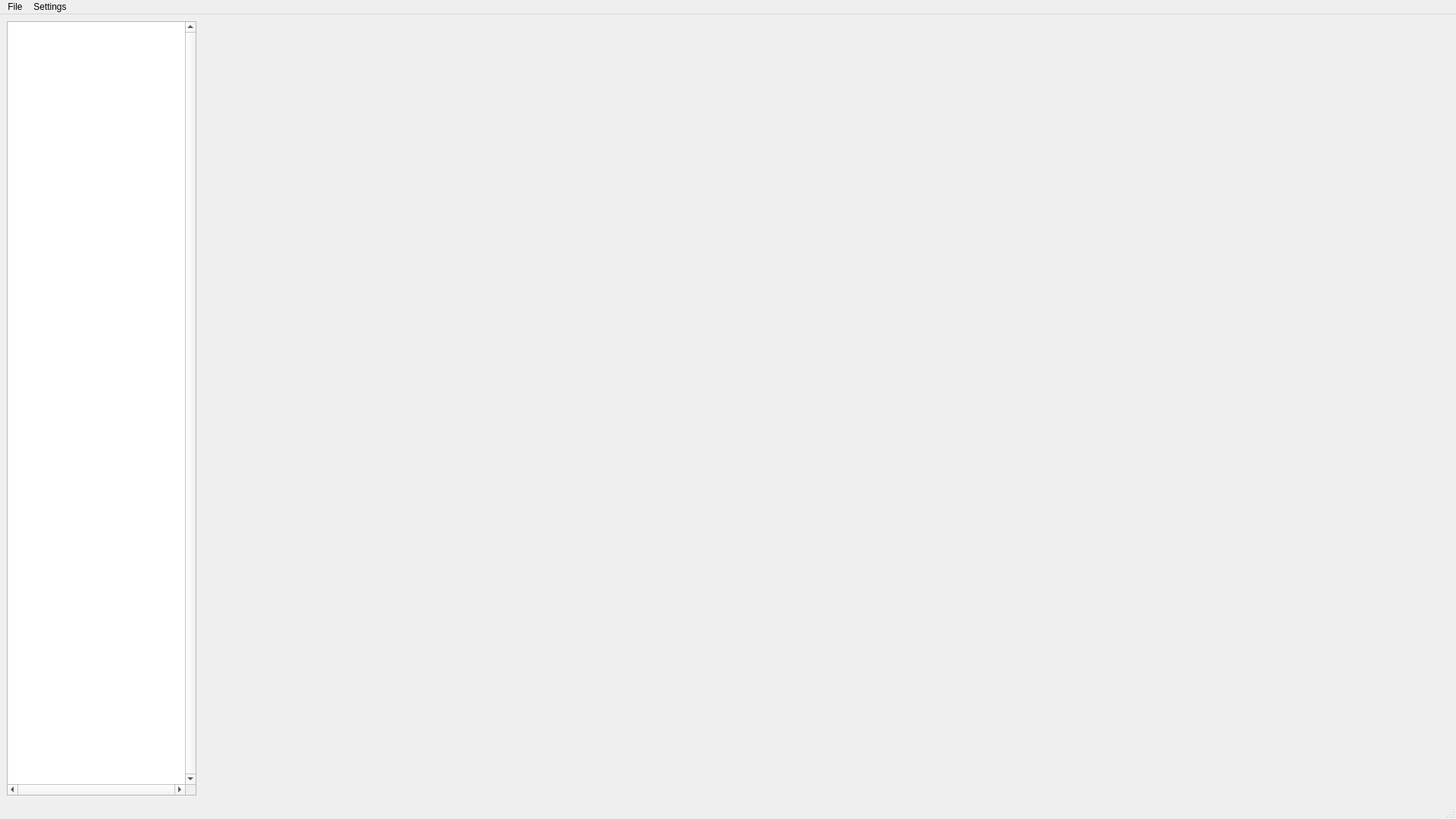
<?xml version="1.0" encoding="UTF-8"?>
<ui version="4.0">
 <class>MainWindow</class>
 <widget class="QMainWindow" name="MainWindow">
  <property name="geometry">
   <rect>
    <x>0</x>
    <y>0</y>
    <width>1920</width>
    <height>1080</height>
   </rect>
  </property>
  <property name="sizePolicy">
   <sizepolicy hsizetype="Expanding" vsizetype="Expanding">
    <horstretch>0</horstretch>
    <verstretch>0</verstretch>
   </sizepolicy>
  </property>
  <property name="windowTitle">
   <string>MainWindow</string>
  </property>
  <widget class="QWidget" name="centralwidget">
   <layout class="QHBoxLayout" name="horizontalLayout_2">
    <item>
     <layout class="QHBoxLayout" name="horizontalLayout">
      <item>
       <widget class="QTreeView" name="Model">
        <property name="sizePolicy">
         <sizepolicy hsizetype="Expanding" vsizetype="Expanding">
          <horstretch>0</horstretch>
          <verstretch>0</verstretch>
         </sizepolicy>
        </property>
        <property name="minimumSize">
         <size>
          <width>250</width>
          <height>0</height>
         </size>
        </property>
        <property name="maximumSize">
         <size>
          <width>250</width>
          <height>16777215</height>
         </size>
        </property>
        <property name="frameShape">
         <enum>QFrame::StyledPanel</enum>
        </property>
        <property name="verticalScrollBarPolicy">
         <enum>Qt::ScrollBarAlwaysOn</enum>
        </property>
        <property name="horizontalScrollBarPolicy">
         <enum>Qt::ScrollBarAlwaysOn</enum>
        </property>
        <property name="sizeAdjustPolicy">
         <enum>QAbstractScrollArea::AdjustToContentsOnFirstShow</enum>
        </property>
        <property name="textElideMode">
         <enum>Qt::ElideNone</enum>
        </property>
        <property name="horizontalScrollMode">
         <enum>QAbstractItemView::ScrollPerItem</enum>
        </property>
        <property name="autoExpandDelay">
         <number>3</number>
        </property>
        <property name="sortingEnabled">
         <bool>false</bool>
        </property>
        <property name="headerHidden">
         <bool>true</bool>
        </property>
        <attribute name="headerVisible">
         <bool>false</bool>
        </attribute>
        <attribute name="headerMinimumSectionSize">
         <number>250</number>
        </attribute>
        <attribute name="headerDefaultSectionSize">
         <number>500</number>
        </attribute>
        <attribute name="headerStretchLastSection">
         <bool>true</bool>
        </attribute>
       </widget>
      </item>
      <item>
       <widget class="QStackedWidget" name="WorkingSpace">
        <property name="sizePolicy">
         <sizepolicy hsizetype="Expanding" vsizetype="Expanding">
          <horstretch>1</horstretch>
          <verstretch>1</verstretch>
         </sizepolicy>
        </property>
        <property name="currentIndex">
         <number>1</number>
        </property>
        <widget class="QWidget" name="fit2Dpage">
         <property name="sizePolicy">
          <sizepolicy hsizetype="Expanding" vsizetype="Expanding">
           <horstretch>1</horstretch>
           <verstretch>1</verstretch>
          </sizepolicy>
         </property>
         <layout class="QVBoxLayout" name="verticalLayout">
          <item>
           <layout class="QHBoxLayout" name="UpperPlots"/>
          </item>
          <item>
           <spacer name="verticalSpacer">
            <property name="orientation">
             <enum>Qt::Vertical</enum>
            </property>
            <property name="sizeType">
             <enum>QSizePolicy::Fixed</enum>
            </property>
            <property name="sizeHint" stdset="0">
             <size>
              <width>1</width>
              <height>1</height>
             </size>
            </property>
           </spacer>
          </item>
          <item>
           <layout class="QHBoxLayout" name="MainPlot"/>
          </item>
          <item>
           <spacer name="verticalSpacer_2">
            <property name="orientation">
             <enum>Qt::Vertical</enum>
            </property>
            <property name="sizeType">
             <enum>QSizePolicy::Fixed</enum>
            </property>
            <property name="sizeHint" stdset="0">
             <size>
              <width>1</width>
              <height>1</height>
             </size>
            </property>
           </spacer>
          </item>
          <item>
           <layout class="QHBoxLayout" name="BottomPanel"/>
          </item>
         </layout>
        </widget>
        <widget class="QWidget" name="fit3Dpage">
         <layout class="QHBoxLayout" name="horizontalLayout_5">
          <item>
           <layout class="QHBoxLayout" name="PanelContainer">
            <item>
             <layout class="QVBoxLayout" name="LeftPanel"/>
            </item>
            <item>
             <layout class="QVBoxLayout" name="RightPanel"/>
            </item>
           </layout>
          </item>
         </layout>
        </widget>
        <widget class="QWidget" name="Empty">
         <layout class="QHBoxLayout" name="horizontalLayout_3">
          <item>
           <layout class="QVBoxLayout" name="verticalLayout_2"/>
          </item>
         </layout>
        </widget>
       </widget>
      </item>
     </layout>
    </item>
   </layout>
  </widget>
  <widget class="QMenuBar" name="menubar">
   <property name="geometry">
    <rect>
     <x>0</x>
     <y>0</y>
     <width>1920</width>
     <height>21</height>
    </rect>
   </property>
   <widget class="QMenu" name="menuFile">
    <property name="title">
     <string>File</string>
    </property>
    <addaction name="actionSave"/>
    <addaction name="actionLoad"/>
    <addaction name="actionImport"/>
   </widget>
   <widget class="QMenu" name="menuSettings">
    <property name="title">
     <string>Settings</string>
    </property>
   </widget>
   <addaction name="menuFile"/>
   <addaction name="menuSettings"/>
  </widget>
  <widget class="QStatusBar" name="statusbar"/>
  <action name="actionSave">
   <property name="text">
    <string>Save</string>
   </property>
  </action>
  <action name="actionLoad">
   <property name="text">
    <string>Load</string>
   </property>
  </action>
  <action name="actionImport">
   <property name="text">
    <string>Import</string>
   </property>
  </action>
 </widget>
 <resources/>
 <connections/>
</ui>
